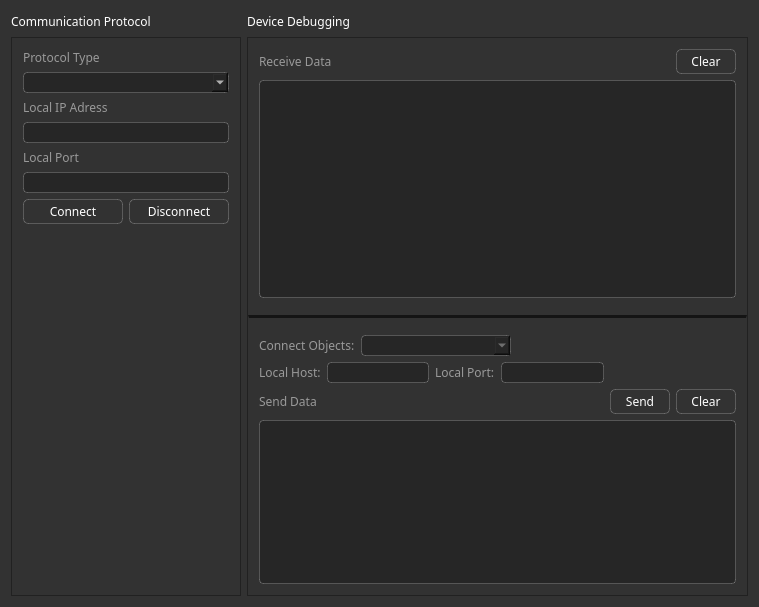
<?xml version="1.0" encoding="UTF-8"?>
<ui version="4.0">
 <class>DialogTCPSettingsClass</class>
 <widget class="QWidget" name="DialogTCPSettingsClass">
  <property name="geometry">
   <rect>
    <x>0</x>
    <y>0</y>
    <width>759</width>
    <height>607</height>
   </rect>
  </property>
  <property name="windowTitle">
   <string>DialogTCPSettings</string>
  </property>
  <property name="styleSheet">
   <string notr="true">background: #323232;
color: #999999;
font-family: KaiTi;</string>
  </property>
  <layout class="QGridLayout" name="gridLayout_4">
   <item row="0" column="0">
    <layout class="QVBoxLayout" name="verticalLayout_3">
     <item>
      <widget class="QLabel" name="label_2">
       <property name="minimumSize">
        <size>
         <width>0</width>
         <height>20</height>
        </size>
       </property>
       <property name="maximumSize">
        <size>
         <width>16777215</width>
         <height>20</height>
        </size>
       </property>
       <property name="styleSheet">
        <string notr="true">color:white;</string>
       </property>
       <property name="text">
        <string>Communication Protocol</string>
       </property>
      </widget>
     </item>
     <item>
      <widget class="QGroupBox" name="groupBox">
       <property name="styleSheet">
        <string notr="true">QGroupBox{border:1px solid #212121;}</string>
       </property>
       <property name="title">
        <string/>
       </property>
       <layout class="QVBoxLayout" name="verticalLayout">
        <item>
         <widget class="QLabel" name="label">
          <property name="text">
           <string>Protocol Type</string>
          </property>
         </widget>
        </item>
        <item>
         <widget class="QComboBox" name="cmbProtocol">
          <property name="styleSheet">
           <string notr="true">color:white;
background: #262626;
border: 1px solid rgba(255, 255, 255, 0.2);
border-radius: 4px;</string>
          </property>
         </widget>
        </item>
        <item>
         <widget class="QLabel" name="labelAddress">
          <property name="text">
           <string>Local IP Adress</string>
          </property>
         </widget>
        </item>
        <item>
         <widget class="QLineEdit" name="lineEditIP">
          <property name="styleSheet">
           <string notr="true">color:white;
background: #262626;
border: 1px solid rgba(255, 255, 255, 0.2);
border-radius: 4px;</string>
          </property>
         </widget>
        </item>
        <item>
         <widget class="QLabel" name="labelPort">
          <property name="text">
           <string>Local Port</string>
          </property>
         </widget>
        </item>
        <item>
         <widget class="QLineEdit" name="lineEditPort">
          <property name="styleSheet">
           <string notr="true">color:white;
background: #262626;
border: 1px solid rgba(255, 255, 255, 0.2);
border-radius: 4px;</string>
          </property>
         </widget>
        </item>
        <item>
         <layout class="QHBoxLayout" name="horizontalLayout">
          <item>
           <widget class="QPushButton" name="btnConnect">
            <property name="minimumSize">
             <size>
              <width>100</width>
              <height>25</height>
             </size>
            </property>
            <property name="maximumSize">
             <size>
              <width>100</width>
              <height>25</height>
             </size>
            </property>
            <property name="styleSheet">
             <string notr="true">

QPushButton
{
	border: 1px solid rgba(255, 255, 255, 0.2);
	border-radius: 5px;
color:white;

}
QPushButton:hover
{
	background: #4A4A4A;
	border: 1px solid rgba(255, 255, 255, 0.2);
	border-radius: 5px;
}
QPushButton:pressed
{
	background: #787878;
	border: 1px solid rgba(255, 255, 255, 0.2);
	border-radius: 5px;
}
QPushButton:disabled
{
	background: #ABABAB;
	border: 1px solid rgba(255, 255, 255, 0.2);
	border-radius: 5px;
}</string>
            </property>
            <property name="text">
             <string>Connect</string>
            </property>
           </widget>
          </item>
          <item>
           <widget class="QPushButton" name="btnDisConnect">
            <property name="minimumSize">
             <size>
              <width>100</width>
              <height>25</height>
             </size>
            </property>
            <property name="maximumSize">
             <size>
              <width>100</width>
              <height>25</height>
             </size>
            </property>
            <property name="styleSheet">
             <string notr="true">QPushButton
{
	border: 1px solid rgba(255, 255, 255, 0.2);
	border-radius: 5px;
color:white;

}
QPushButton:hover
{
	background: #4A4A4A;
	border: 1px solid rgba(255, 255, 255, 0.2);
	border-radius: 5px;
}
QPushButton:pressed
{
	background: #787878;
	border: 1px solid rgba(255, 255, 255, 0.2);
	border-radius: 5px;
}
QPushButton:disabled
{
	background: #ABABAB;
	border: 1px solid rgba(255, 255, 255, 0.2);
	border-radius: 5px;
}</string>
            </property>
            <property name="text">
             <string>Disconnect</string>
            </property>
           </widget>
          </item>
         </layout>
        </item>
        <item>
         <spacer name="verticalSpacer">
          <property name="orientation">
           <enum>Qt::Vertical</enum>
          </property>
          <property name="sizeHint" stdset="0">
           <size>
            <width>20</width>
            <height>40</height>
           </size>
          </property>
         </spacer>
        </item>
       </layout>
      </widget>
     </item>
    </layout>
   </item>
   <item row="0" column="1">
    <layout class="QVBoxLayout" name="verticalLayout_2">
     <item>
      <widget class="QLabel" name="label_4">
       <property name="minimumSize">
        <size>
         <width>0</width>
         <height>20</height>
        </size>
       </property>
       <property name="maximumSize">
        <size>
         <width>16777215</width>
         <height>20</height>
        </size>
       </property>
       <property name="styleSheet">
        <string notr="true">color:white;</string>
       </property>
       <property name="text">
        <string>Device Debugging</string>
       </property>
      </widget>
     </item>
     <item>
      <widget class="QGroupBox" name="groupBox_2">
       <property name="styleSheet">
        <string notr="true">QGroupBox{border:1px solid #212121;}</string>
       </property>
       <property name="title">
        <string/>
       </property>
       <layout class="QGridLayout" name="gridLayout_3">
        <property name="leftMargin">
         <number>0</number>
        </property>
        <property name="topMargin">
         <number>0</number>
        </property>
        <property name="rightMargin">
         <number>0</number>
        </property>
        <property name="bottomMargin">
         <number>0</number>
        </property>
        <item row="0" column="0">
         <layout class="QVBoxLayout" name="verticalLayout_4" stretch="1,0,1">
          <item>
           <widget class="QWidget" name="widget" native="true">
            <layout class="QGridLayout" name="gridLayout">
             <item row="0" column="0">
              <layout class="QHBoxLayout" name="horizontalLayout_4">
               <item>
                <widget class="QLabel" name="label_3">
                 <property name="text">
                  <string>Receive Data</string>
                 </property>
                </widget>
               </item>
               <item>
                <spacer name="horizontalSpacer_3">
                 <property name="orientation">
                  <enum>Qt::Horizontal</enum>
                 </property>
                 <property name="sizeHint" stdset="0">
                  <size>
                   <width>40</width>
                   <height>20</height>
                  </size>
                 </property>
                </spacer>
               </item>
               <item>
                <widget class="QPushButton" name="btn_ReceiveClear">
                 <property name="minimumSize">
                  <size>
                   <width>60</width>
                   <height>25</height>
                  </size>
                 </property>
                 <property name="maximumSize">
                  <size>
                   <width>60</width>
                   <height>25</height>
                  </size>
                 </property>
                 <property name="font">
                  <font>
                   <family>KaiTi</family>
                  </font>
                 </property>
                 <property name="styleSheet">
                  <string notr="true">QPushButton
{
	border: 1px solid rgba(255, 255, 255, 0.2);
	border-radius: 5px;
color:white;

}
QPushButton:hover
{
	background: #4A4A4A;
	border: 1px solid rgba(255, 255, 255, 0.2);
	border-radius: 5px;
}
QPushButton:pressed
{
	background: #787878;
	border: 1px solid rgba(255, 255, 255, 0.2);
	border-radius: 5px;
}
QPushButton:disabled
{
	background: #ABABAB;
	border: 1px solid rgba(255, 255, 255, 0.2);
	border-radius: 5px;
}
</string>
                 </property>
                 <property name="text">
                  <string>Clear</string>
                 </property>
                </widget>
               </item>
              </layout>
             </item>
             <item row="1" column="0">
              <widget class="QTextEdit" name="textEditReceive">
               <property name="styleSheet">
                <string notr="true">color:white;
background: #262626;
border: 1px solid rgba(255, 255, 255, 0.2);
border-radius: 4px;</string>
               </property>
              </widget>
             </item>
            </layout>
           </widget>
          </item>
          <item>
           <widget class="Line" name="line">
            <property name="styleSheet">
             <string notr="true">border-top: 3px solid #141414;   </string>
            </property>
            <property name="orientation">
             <enum>Qt::Horizontal</enum>
            </property>
           </widget>
          </item>
          <item>
           <widget class="QWidget" name="widget_2" native="true">
            <layout class="QGridLayout" name="gridLayout_2">
             <item row="1" column="0">
              <widget class="QWidget" name="widgetLocal" native="true">
               <layout class="QHBoxLayout" name="horizontalLayout_2">
                <property name="leftMargin">
                 <number>0</number>
                </property>
                <property name="topMargin">
                 <number>0</number>
                </property>
                <property name="rightMargin">
                 <number>0</number>
                </property>
                <property name="bottomMargin">
                 <number>0</number>
                </property>
                <item>
                 <widget class="QLabel" name="label_5">
                  <property name="text">
                   <string>Local Host:</string>
                  </property>
                 </widget>
                </item>
                <item>
                 <widget class="QLineEdit" name="lineEditLocalIP">
                  <property name="enabled">
                   <bool>false</bool>
                  </property>
                  <property name="styleSheet">
                   <string notr="true">background: #262626;
border: 1px solid rgba(255, 255, 255, 0.2);
border-radius: 4px;</string>
                  </property>
                 </widget>
                </item>
                <item>
                 <widget class="QLabel" name="label_6">
                  <property name="text">
                   <string>Local Port:</string>
                  </property>
                 </widget>
                </item>
                <item>
                 <widget class="QLineEdit" name="lineEditLocalPort">
                  <property name="enabled">
                   <bool>false</bool>
                  </property>
                  <property name="styleSheet">
                   <string notr="true">background: #262626;
border: 1px solid rgba(255, 255, 255, 0.2);
border-radius: 4px;</string>
                  </property>
                 </widget>
                </item>
                <item>
                 <spacer name="horizontalSpacer_2">
                  <property name="orientation">
                   <enum>Qt::Horizontal</enum>
                  </property>
                  <property name="sizeHint" stdset="0">
                   <size>
                    <width>138</width>
                    <height>20</height>
                   </size>
                  </property>
                 </spacer>
                </item>
               </layout>
              </widget>
             </item>
             <item row="0" column="0">
              <widget class="QWidget" name="widgetConnectors" native="true">
               <layout class="QHBoxLayout" name="horizontalLayout_5">
                <property name="leftMargin">
                 <number>0</number>
                </property>
                <property name="topMargin">
                 <number>0</number>
                </property>
                <property name="rightMargin">
                 <number>0</number>
                </property>
                <property name="bottomMargin">
                 <number>0</number>
                </property>
                <item>
                 <widget class="QLabel" name="labelClient">
                  <property name="text">
                   <string>Connect Objects:</string>
                  </property>
                 </widget>
                </item>
                <item>
                 <widget class="QComboBox" name="cmbClient">
                  <property name="minimumSize">
                   <size>
                    <width>150</width>
                    <height>0</height>
                   </size>
                  </property>
                  <property name="styleSheet">
                   <string notr="true">background: #262626;
border: 1px solid rgba(255, 255, 255, 0.2);
border-radius: 4px;</string>
                  </property>
                 </widget>
                </item>
                <item>
                 <spacer name="horizontalSpacer">
                  <property name="orientation">
                   <enum>Qt::Horizontal</enum>
                  </property>
                  <property name="sizeHint" stdset="0">
                   <size>
                    <width>417</width>
                    <height>20</height>
                   </size>
                  </property>
                 </spacer>
                </item>
               </layout>
              </widget>
             </item>
             <item row="2" column="0">
              <layout class="QHBoxLayout" name="horizontalLayout_6">
               <item>
                <widget class="QLabel" name="label_7">
                 <property name="text">
                  <string>Send Data</string>
                 </property>
                </widget>
               </item>
               <item>
                <spacer name="horizontalSpacer_4">
                 <property name="orientation">
                  <enum>Qt::Horizontal</enum>
                 </property>
                 <property name="sizeHint" stdset="0">
                  <size>
                   <width>40</width>
                   <height>20</height>
                  </size>
                 </property>
                </spacer>
               </item>
               <item>
                <widget class="QPushButton" name="btnSend">
                 <property name="sizePolicy">
                  <sizepolicy hsizetype="Minimum" vsizetype="Preferred">
                   <horstretch>0</horstretch>
                   <verstretch>0</verstretch>
                  </sizepolicy>
                 </property>
                 <property name="minimumSize">
                  <size>
                   <width>60</width>
                   <height>25</height>
                  </size>
                 </property>
                 <property name="maximumSize">
                  <size>
                   <width>60</width>
                   <height>25</height>
                  </size>
                 </property>
                 <property name="styleSheet">
                  <string notr="true">QPushButton
{
	border: 1px solid rgba(255, 255, 255, 0.2);
	border-radius: 5px;
color:white;

}
QPushButton:hover
{
	background: #4A4A4A;
	border: 1px solid rgba(255, 255, 255, 0.2);
	border-radius: 5px;
}
QPushButton:pressed
{
	background: #787878;
	border: 1px solid rgba(255, 255, 255, 0.2);
	border-radius: 5px;
}
QPushButton:disabled
{
	background: #ABABAB;
	border: 1px solid rgba(255, 255, 255, 0.2);
	border-radius: 5px;
}</string>
                 </property>
                 <property name="text">
                  <string>Send</string>
                 </property>
                </widget>
               </item>
               <item>
                <widget class="QPushButton" name="btn_SendClear">
                 <property name="minimumSize">
                  <size>
                   <width>60</width>
                   <height>25</height>
                  </size>
                 </property>
                 <property name="maximumSize">
                  <size>
                   <width>60</width>
                   <height>25</height>
                  </size>
                 </property>
                 <property name="styleSheet">
                  <string notr="true">QPushButton
{
	border: 1px solid rgba(255, 255, 255, 0.2);
	border-radius: 5px;
color:white;

}
QPushButton:hover
{
	background: #4A4A4A;
	border: 1px solid rgba(255, 255, 255, 0.2);
	border-radius: 5px;
}
QPushButton:pressed
{
	background: #787878;
	border: 1px solid rgba(255, 255, 255, 0.2);
	border-radius: 5px;
}
QPushButton:disabled
{
	background: #ABABAB;
	border: 1px solid rgba(255, 255, 255, 0.2);
	border-radius: 5px;
}</string>
                 </property>
                 <property name="text">
                  <string>Clear</string>
                 </property>
                </widget>
               </item>
              </layout>
             </item>
             <item row="3" column="0">
              <layout class="QHBoxLayout" name="horizontalLayout_3">
               <item>
                <widget class="QTextEdit" name="textEditSend">
                 <property name="maximumSize">
                  <size>
                   <width>16777215</width>
                   <height>16777215</height>
                  </size>
                 </property>
                 <property name="styleSheet">
                  <string notr="true">color:white;
background: #262626;
border: 1px solid rgba(255, 255, 255, 0.2);
border-radius: 4px;</string>
                 </property>
                </widget>
               </item>
              </layout>
             </item>
            </layout>
           </widget>
          </item>
         </layout>
        </item>
       </layout>
      </widget>
     </item>
    </layout>
   </item>
  </layout>
 </widget>
 <layoutdefault spacing="6" margin="11"/>
 <resources/>
 <connections/>
</ui>
